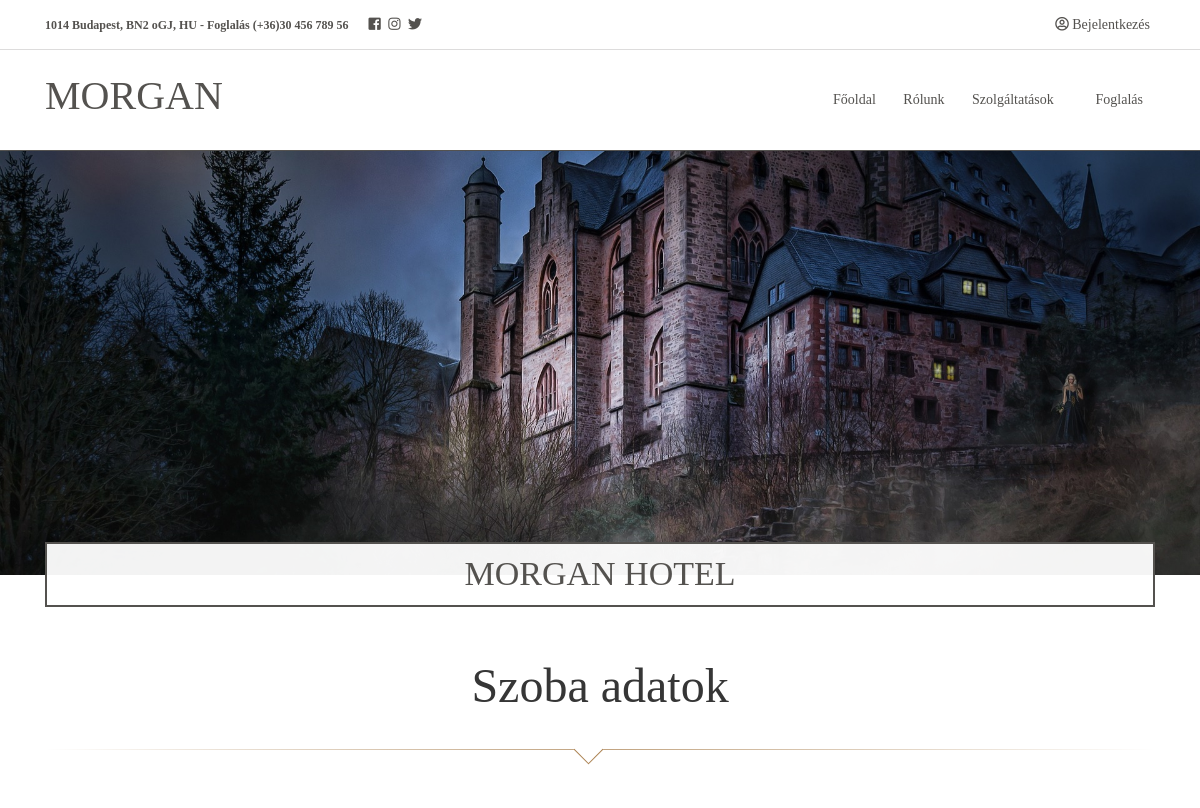
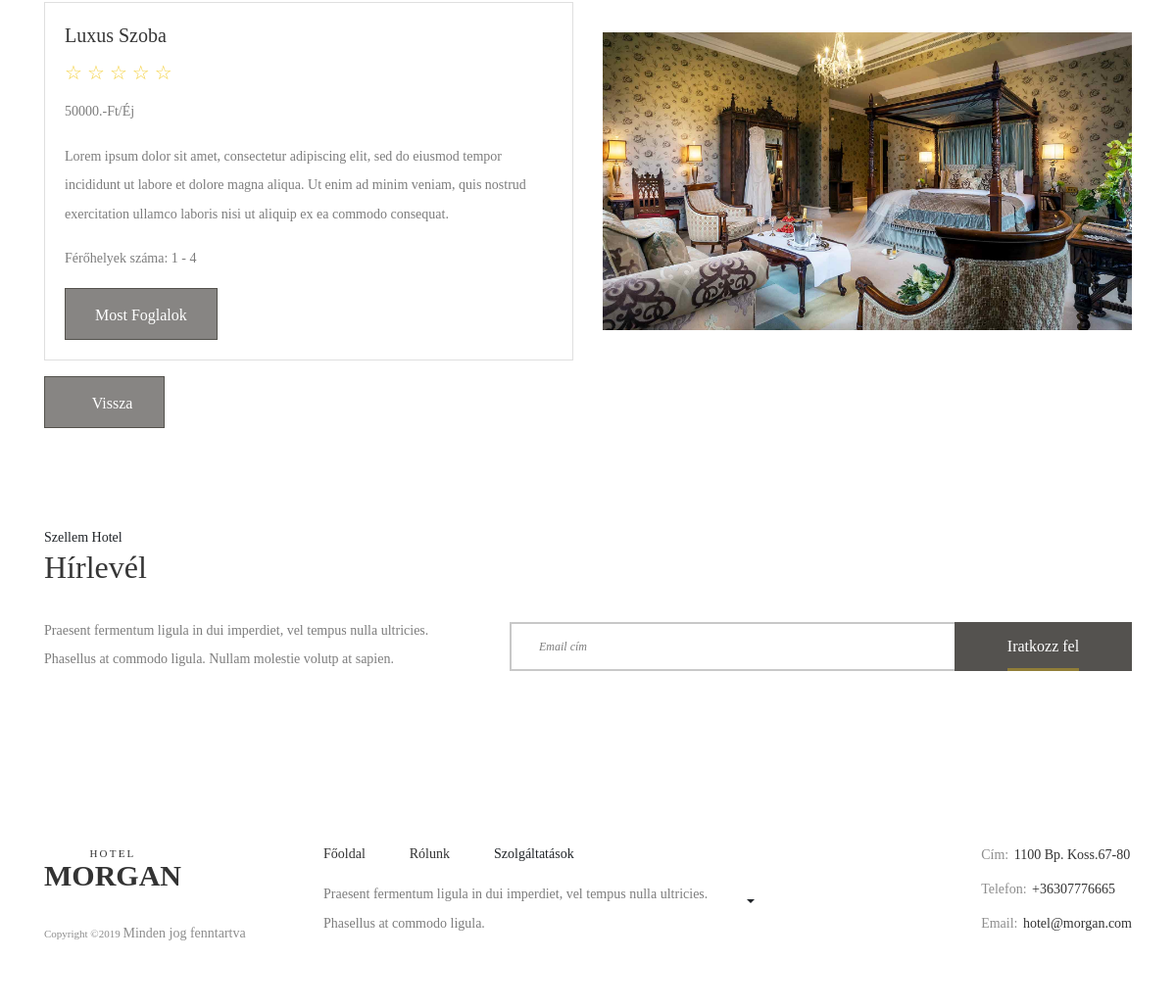
Screenshot of /view-room/?room_id=1 with the database file from the repository (2 pictures, top to bottom).
### tables this page shows
CREATE TABLE `rooms` (
  `room_id` int(11) NOT NULL,
  `room_type_id` int(11) NOT NULL,
  `room_status_id` int(11) NOT NULL,
  `price` varchar(50) NOT NULL,
  `room_name` varchar(50) NOT NULL,
  `qualification` int(11) NOT NULL,
  `description` text NOT NULL,
  `room_picture` varchar(255) NOT NULL
);

### DB/db.php (called while the page is built, shortened)
<?php
class db{
    private static $host ="127.0.0.1:3306";
    private static $username ="root";
    private static $password ="";
    private static $database ="morgan";
    private static $coding ="utf8";
    private static $instance = null;
    private $connection ="";
    public function __construct(){
        $this->connection = mysqli_connect(self::$host,self::$username,self::$password);
        if (mysqli_connect_errno($this->connection)){
            die("Could not connect mysql database");
        }else{
            mysqli_select_db($this->connection,self::$database);
            mysqli_set_charset($this->connection,self::$coding);
        }
    }
    public static function get(){
        if (is_null(self::$instance)){
            self::$instance = new db;
        }
        return self::$instance;
    }
    public function query($queryString){
        $result = mysqli_query($this->connection,$queryString);
        return $result;
    }
    public function getRow($queryString){
        $result = $this->query($queryString);
        return mysqli_fetch_assoc($result);
    }
}
?>

### Views/Rooms/viewRoom.php (the view, shortened to what this page needs)
<?php
require_once root . "/Views/Frame/header.php";
require_once root . "/Views/Frame/reservationBlock.php";
require_once root . "/DB/db.php";
?>
<?php
$db = db::get();
$sql = "SELECT * FROM rooms WHERE room_id=".$_GET["room_id"];
$room = $db->getRow($sql);
?>
    <section class="about-us-area" id="about-us-area">
        <div class="container">
            <div class="row align-items-center">
                <div class="col-12">
                    <div class="about-text mb-50">
                        <div class="section-heading text-center">
                            <h2>Szoba adatok</h2>
                            <hr role="tournament1">
                        </div>
                    </div>
                </div>
                <div class="col-12 col-md-6">
                    <div class="card">
                        <div class="card-body">
                            <h5 class="card-title"><?php echo $room["room_name"]?></h5>
                            <h5 class="card-title" style="color:#f4d142; font-size: 20px;">
                                <?php if ($room["qualification"] == 5): ?>
                                    <span>&#9734;</span>
                                    <span>&#9734;</span>
                                    <span>&#9734;</span>
                                    <span>&#9734;</span>
                                    <span>&#9734;</span>
                                <?php elseif ($room["qualification"] == 3): ?>
                                    <span>&#9734;</span>
                                    <span>&#9734;</span>
                                    <span>&#9734;</span>
                                <?php elseif ($room["qualification"] == 2): ?>
                                    <span>&#9734;</span>
                                    <span>&#9734;</span>
                                <?php elseif ($room["qualification"] == 1): ?>
                                    <span>&#9734;</span>
                                <?php endif; ?>
                            </h5>
                            <p class="card-text"><?php echo $room["price"]?>.-Ft/Éj</p>
                            <p class="card-text"><?php echo $room["description"]?></p>
                            <p class="card-text">Férőhelyek száma: 1 - 4</p>
                            <a href="/booking/?room_id=<?php echo $_GET["room_id"]?>" class="btn palatin-btn">Most Foglalok</a>
                        </div>
                    </div>
                </div>
                <div class="col-12 col-md-6">
                    <img src="<?php echo $room["room_picture"];?>" alt="room">
                </div>
            </div>
            <a href="/rooms" class="mt-3 btn palatin-btn"><i class="fa fa-arrow-left"></i> Vissza</a>
        </div>
    </section>
<?php
require_once root . "/Views/Frame/footer.php";
?>

### Assets/Css/hr.css (style rules this page uses)
body { margin: 0; }
hr[role="tournament1"] { border: 0px solid; height: 1px; background-image: linear-gradient(to right, rgba(0, 0, 0, 0), rgba(172, 131, 83, 0.75), rgba(0, 0, 0, 0)); margin: 32px 0px; display: block; }
hr[role="tournament1"]::before { position: absolute; background-color: #FFFFFF; border: 1px solid; border-color: #AC8353; border-left: 0px solid; border-top: 0px solid; padding: 10px; transform: rotate(45deg); left: 50%; margin: -10px 0px 0px -22px; content: ""; }

### Assets/Css/style.css (style rules this page uses)
* { margin: 0; padding: 0; }
body { font-family:"Palatino Linotype", "Book Antiqua", Palatino, serif; font-size: 14px; background-color: white; }
h1, h2, h3, h4, h5, h6 { color: #363636; line-height: 1.3; font-weight: 400; }
p { color: #7d7d7d; font-size: 14px; line-height: 2.1; font-weight: 400; }
a, a:hover, a:focus { -webkit-transition-duration: 500ms; transition-duration: 500ms; text-decoration: none; outline: 0 solid transparent; color: #141414; font-weight: 400; font-size: 14px; }
img { height: auto; max-width: 100%; }
.mb-50 { margin-bottom: 50px !important; }
.section-heading { position: relative; z-index: 1; margin-bottom: 60px; }
.section-heading h2 { font-size: 48px; color: #363636; }
.palatin-btn { background-color: rgba(84, 82, 79, 0.7); border: 1px solid #54524d; -webkit-transition-duration: 500ms; transition-duration: 500ms; position: relative; z-index: 1; display: inline-block; min-width: 123px; height: 53px; color: #ffffff; border-radius: 0; padding: 0 30px; font-size: 16px; line-height: 53px; text-transform: capitalize; }
*, *:before, *:after { -moz-box-sizing: border-box; -webkit-box-sizing: border-box; box-sizing: border-box; }
.card { border-radius: 0; }

### Assets/Css/classy-nav.css (style rules this page uses)
* { margin: 0; padding: 0; }
body { font-family: "Roboto", sans-serif; }
img { height: auto; max-width: 100%; }

### rows the page displays
rooms: room_name "Luxus Szoba", price "50000", description "Lorem ipsum dolor sit amet, consectetur adipiscing elit, sed do eiusmod tempor incididunt ut labore et dolore magna aliqua. Ut enim ad minim veniam, quis nostrud exercitation ullamco laboris nisi ut aliquip ex ea commodo consequat.", room_picture (picture)
